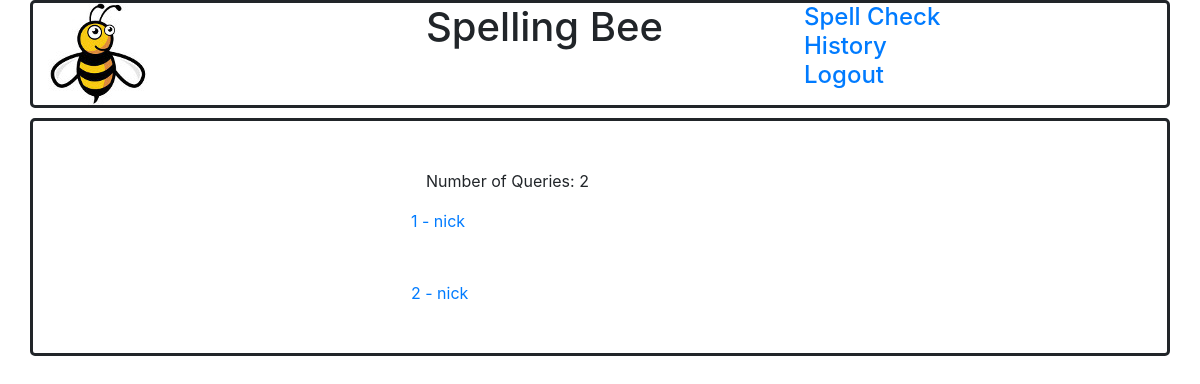
Page /nick/history (signed in) on the committed database.
### dbsetup.py (models this page shows)
class Spell(db.Model):
    __tablename__ = 'results'
    username = db.Column(db.String(64), nullable=False)
    id = db.Column(db.Integer, primary_key=True)
    subtext = db.Column(db.Text, nullable=False)
    restext = db.Column(db.Text, nullable=False)
    user_id = db.Column(db.Integer, db.ForeignKey('user.id'))
    user = db.relationship(User)

### app.py (the view, shortened to what this page needs)
    @app.route('/<username>/history' , methods=['POST', 'GET'])
    def query_history(username):
        loggedin=False
        admin=False
        if username == session['username']:
            loggedin = True
            history = db.session.query(Spell).filter_by(username=username).all()
            numqueries = len(history)
            return render_template('history.html', history=history, numqueries=numqueries, loggedin=loggedin, username=session['username'], admin=admin)
        return redirect('/login')

### templates/history.html (shortened to what this page needs)
{% extends "base.html" %}
{% block content %}
<div class="container" style="background-color: d6d6d6; border-style: solid; border-radius: 5px;">
    <div class="row">
        <br><br>
    </div>
  <div class="row">
    <div class="col-md-4">
    </div>
    <div class="col-md-4">
        <p id="{{numqueries}}"> Number of Queries: {{numqueries}}</p>
        {% for q in history %}
        <div class = 'row' id="query{{q.id}}">
            <a href={{ url_for('query', username=q.username, id=q.id) }}>  {{q.id}}    -    {{q.username}}</a>
        </div>
        <br><br>
        {% endfor %}
    </div>
    <div class="col-md-4">
    </div>
  </div>
</div>
{% endblock %}

### rows in the picture
Spell: id "1", username "nick"
Spell: id "2", username "nick"

### other values in the picture
{{ numqueries }} "2"
